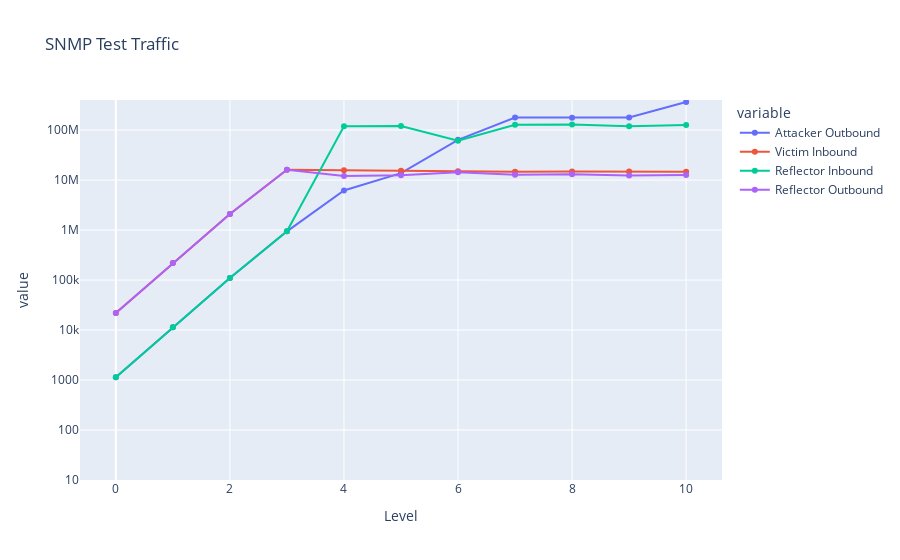

This figure's notebook cell:
### Markdown cell above
## Plotting

### Code cell
# Get single index dataframe
df1 = pd.merge(attackerBytes,victimBytes,on="Level")
df2 = pd.merge(df1,reflectorBytes,on='Level')
# Remove 'level' string in level column
df2["Level"] = df2['Level']
# Get maximum value in dataframe rounded up to highest exponent (i.e. up to nearest 100M for example)
maxN = df2.select_dtypes(include=[np.number]).max().max()
c = 10 ** int(math.log10(maxN)) # Same number of digits as max number
yaxisRange = [10,math.ceil(maxN/c) * c]

# Plot data
fig = px.line(df2, 
              title=Protocol + " Test Traffic",
              x='Level',
              y=['Attacker Outbound','Victim Inbound', 'Reflector Inbound','Reflector Outbound'],
              log_y=True,
              range_y=yaxisRange,
              markers=True)
fig.show()

### Figure 1 — Plotly figure (JSON) as saved in the notebook; plotly's stock layout.template omitted (floating-point values rounded to 4 significant figures)
{"data": [{"hovertemplate": "variable=Attacker Outbound<br>Level=%{x}<br>value=%{y}<extra></extra>", "legendgroup": "Attacker Outbound", "line": {"color": "#636efa", "dash": "solid"}, "marker": {"symbol": "circle"}, "mode": "markers+lines", "name": "Attacker Outbound", "orientation": "v", "showlegend": true, "type": "scatter", "x": [0, 1, 2, 3, 4, 5, 6, 7, 8, 9, 10], "xaxis": "x", "y": [1140, 11400, 109592, 943388, 6193392, 13757292, 63786952, 178241888, 177508260, 178056144, 365358524], "yaxis": "y"}, {"hovertemplate": "variable=Victim Inbound<br>Level=%{x}<br>value=%{y}<extra></extra>", "legendgroup": "Victim Inbound", "line": {"color": "#EF553B", "dash": "solid"}, "marker": {"symbol": "circle"}, "mode": "markers+lines", "name": "Victim Inbound", "orientation": "v", "showlegend": true, "type": "scatter", "x": [0, 1, 2, 3, 4, 5, 6, 7, 8, 9, 10], "xaxis": "x", "y": [21885, 218850, 2103878, 16054836, 15679873, 15285943, 14941619, 14597295, 14784047, 14862833, 14757785], "yaxis": "y"}, {"hovertemplate": "variable=Reflector Inbound<br>Level=%{x}<br>value=%{y}<extra></extra>", "legendgroup": "Reflector Inbound", "line": {"color": "#00cc96", "dash": "solid"}, "marker": {"symbol": "circle"}, "mode": "markers+lines", "name": "Reflector Inbound", "orientation": "v", "showlegend": true, "type": "scatter", "x": [0, 1, 2, 3, 4, 5, 6, 7, 8, 9, 10], "xaxis": "x", "y": [1140, 11400, 109592, 943388, 118984992, 121149700, 61406936, 127481032, 129665424, 119897980, 127048744], "yaxis": "y"}, {"hovertemplate": "variable=Reflector Outbound<br>Level=%{x}<br>value=%{y}<extra></extra>", "legendgroup": "Reflector Outbound", "line": {"color": "#ab63fa", "dash": "solid"}, "marker": {"symbol": "circle"}, "mode": "markers+lines", "name": "Reflector Outbound", "orientation": "v", "showlegend": true, "type": "scatter", "x": [0, 1, 2, 3, 4, 5, 6, 7, 8, 9, 10], "xaxis": "x", "y": [21885, 218850, 2103878, 16054836, 12109700, 12439434, 14425133, 12757496, 13094525, 12318337, 12646612], "yaxis": "y"}], "layout": {"legend": {"title": {"text": "variable"}, "tracegroupgap": 0}, "title": {"text": "SNMP Test Traffic"}, "xaxis": {"anchor": "y", "domain": [0, 1], "title": {"text": "Level"}}, "yaxis": {"anchor": "x", "domain": [0, 1], "range": [1, 8.602], "title": {"text": "value"}, "type": "log"}}}
